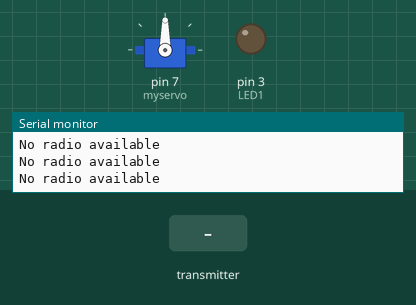
Simulated run of this sketch. Board: Arduino Mega 2560, built with avr-gcc and run on an emulated ATmega2560. On the bench: servo, output pins drawn as LEDs (lit = HIGH), the last lines printed to the serial monitor. Inputs (shaded band) come from the test bench. No radio packets arrive unless stated.

Above: at 1.2 s.
1.3 s: the transmitter starts sending val.0 = 0
At 2.5 s:
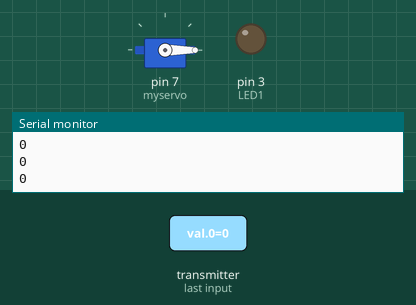
2.8 s: the transmitter starts sending val.0 = 1023
At 3.9 s:
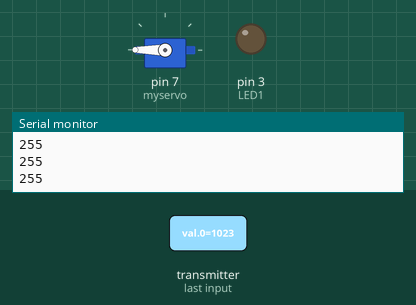
4.3 s: the transmitter starts sending val.0 = 256
At 5.3 s:
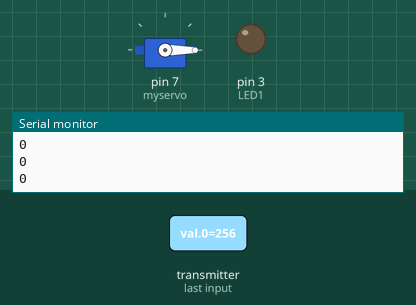
Timing chart, 0 to 7.3 s (numbered marks = the images above; inputs shaded):
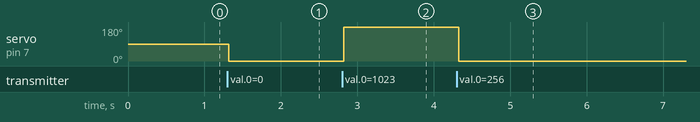

Measured:
- after the input at 1.3 s, servo on pin 7 (myservo): 90° → 0° at once
- after the input at 2.8 s, servo on pin 7 (myservo): 0° → 180° at once
- after the input at 4.3 s, servo on pin 7 (myservo): 180° → 0° at once

The sketch:

recv_servo.ino
```cpp
#include <SPI.h>
#include "nRF24L01.h"
#include <Servo.h>
#include "RF24.h"
Servo myservo;
int val[1];
RF24 radio(9,53);
const uint64_t pipe = 0xE8E8F0F0E1LL;
int LED1 = 3;
void setup(void)
{
  myservo.attach(7);
Serial.begin(9600);


radio.begin();
radio.openReadingPipe(1,pipe);
radio.startListening();
pinMode(LED1, OUTPUT);

}

void loop(void){

if (radio.available()){
bool done = false;
while (!done){

done = radio.read(val,1);
Serial.println(val[0]);
int cal=val[0];
  myservo.write(cal);
delay(100);
}}
else{Serial.println("No radio available");}}
```
